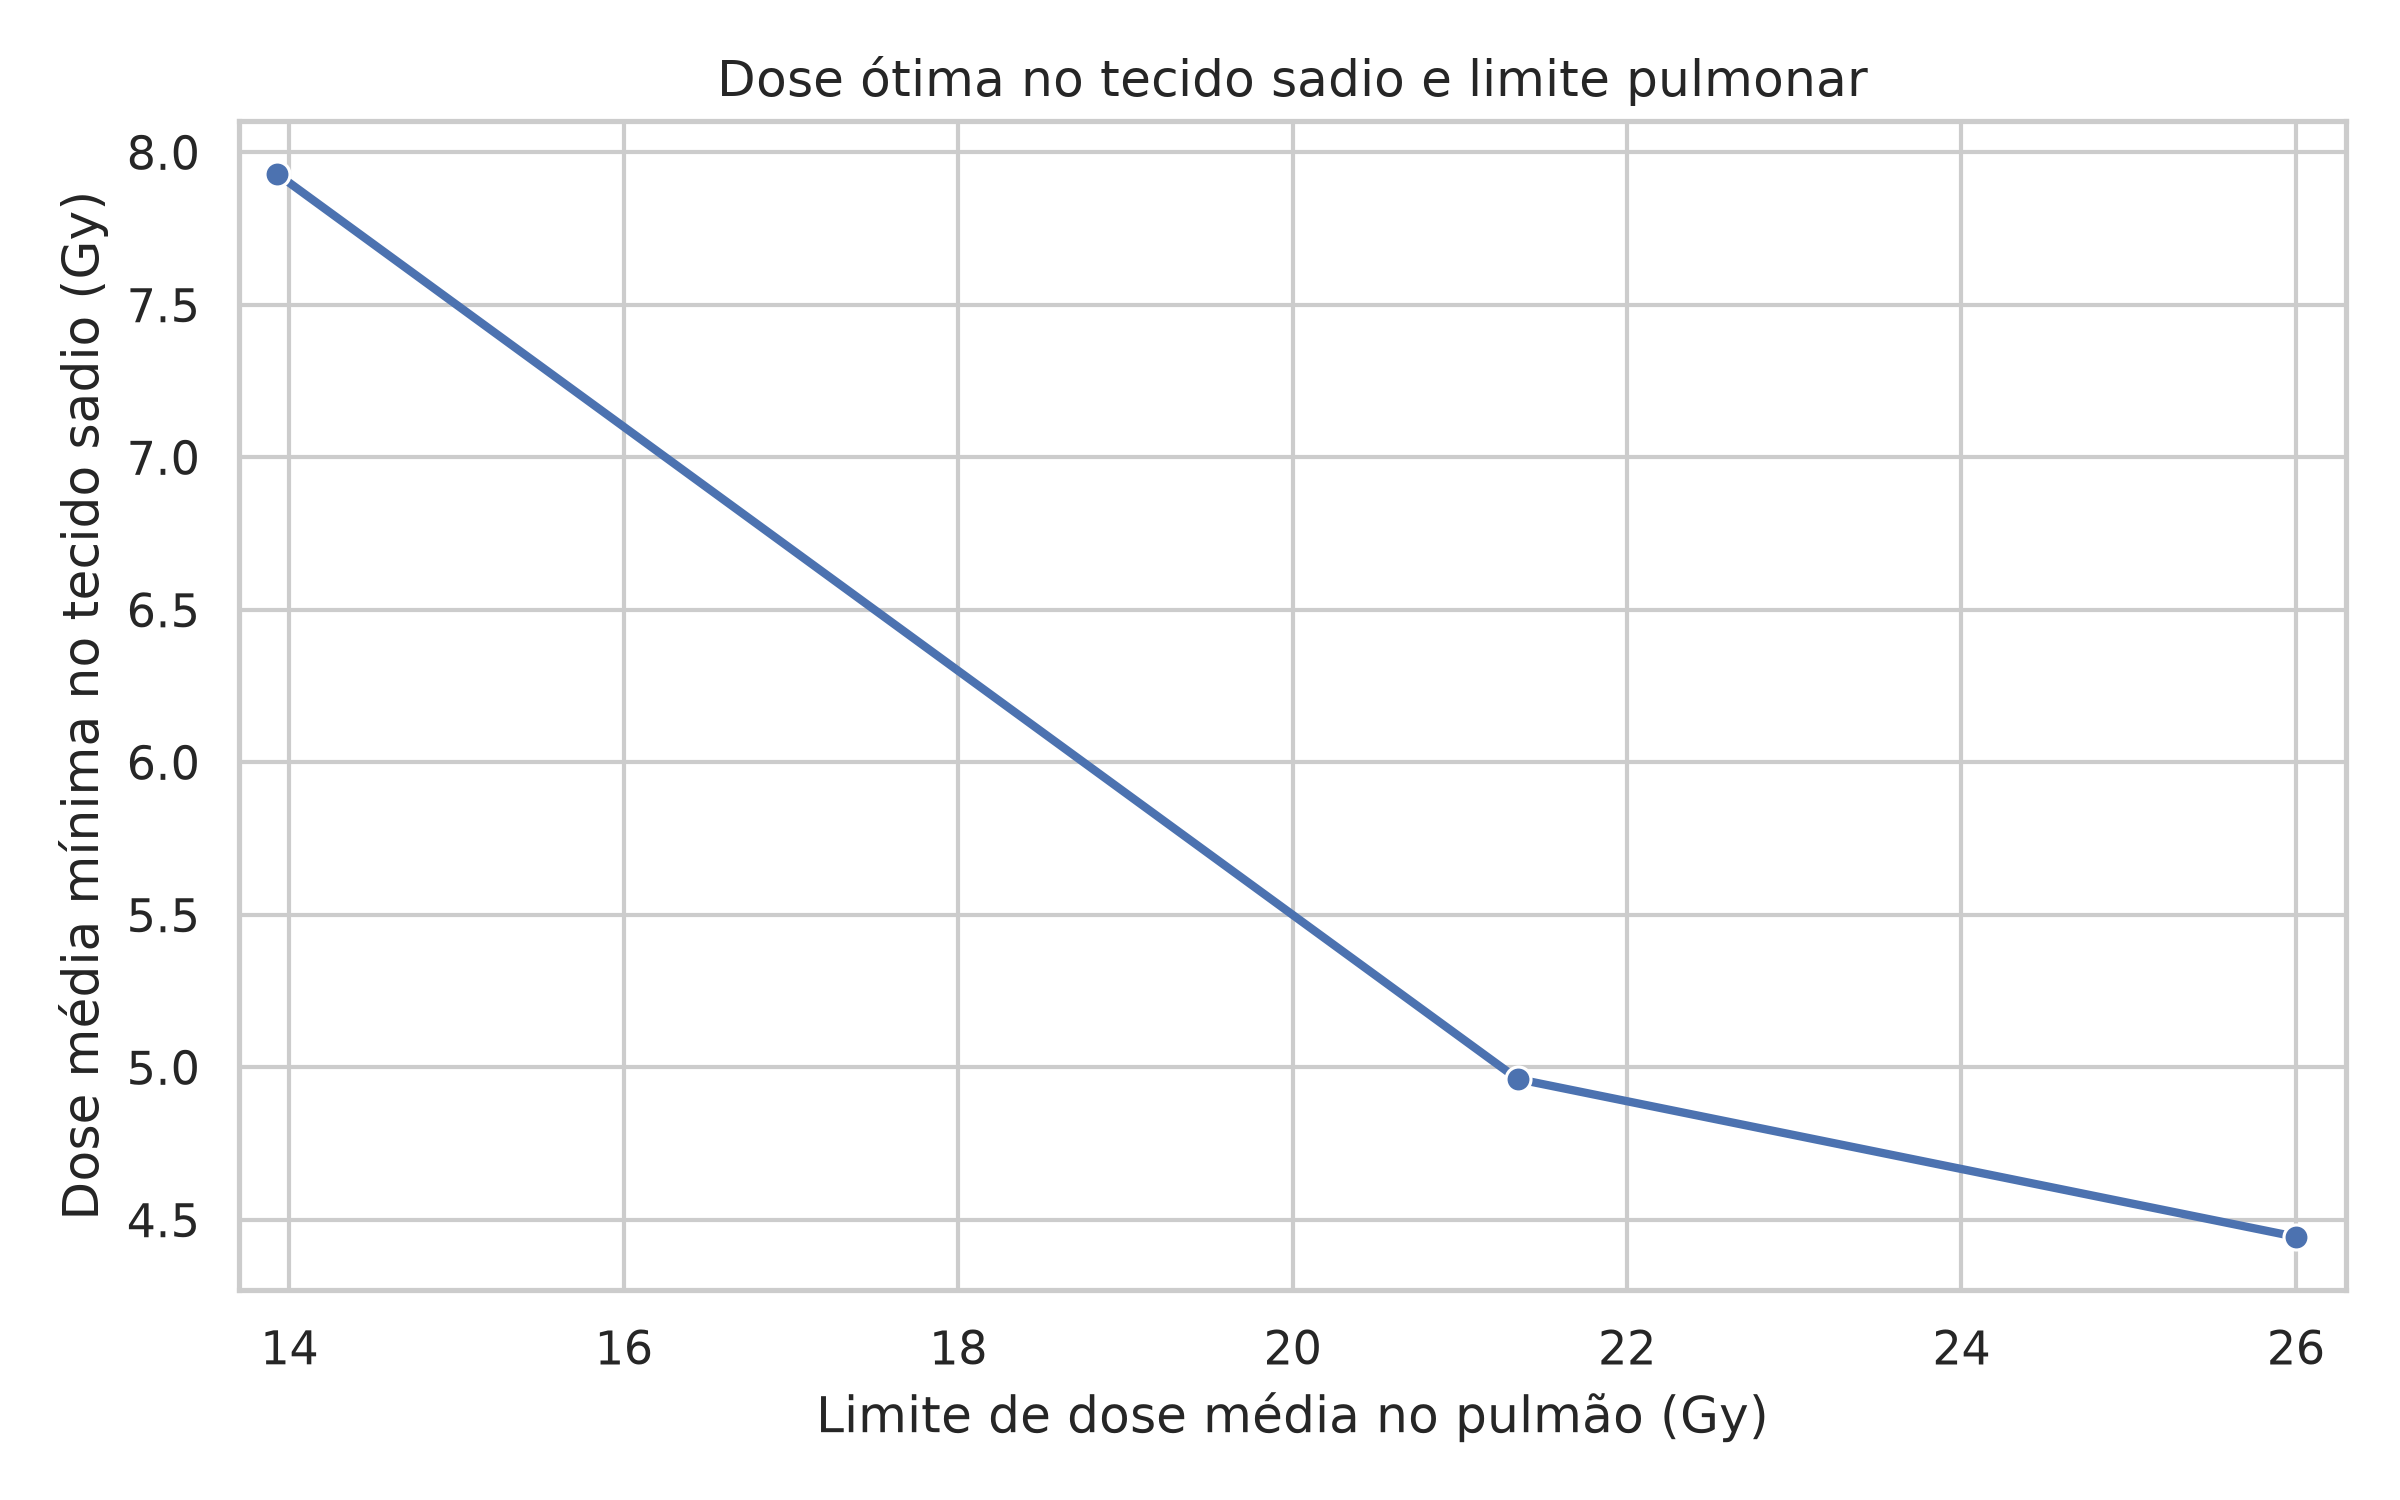

Recreate this plot in Python.
from pathlib import Path

import matplotlib

matplotlib.use("Agg")
import matplotlib.pyplot as plt
import seaborn as sns

# Dados dos relatórios do LINDO, arredondados a seis casas decimais.
# Primeiro trecho: Z = 5.50 - 0.40 * (limite - 20).
# Seus extremos são 20 - 6.071429 e 20 + 1.346154.
# A execução com limite 26 fornece Z = 4.444444.
# Seu Allowable Decrease é 4.653846: 26 - 4.653846 = 21.346154.
limites_pulmao = [13.928571, 21.346154, 26.0]
doses_sadio = [7.928571, 4.961538, 4.444444]

sns.set_theme(style="whitegrid")
fig, ax = plt.subplots(figsize=(8, 5))
sns.lineplot(x=limites_pulmao, y=doses_sadio, marker="o", linewidth=2, ax=ax)
ax.set(
    title="Dose ótima no tecido sadio e limite pulmonar",
    xlabel="Limite de dose média no pulmão (Gy)",
    ylabel="Dose média mínima no tecido sadio (Gy)",
    xlim=(13.7, 26.3),
)
fig.tight_layout()
saida = Path(__file__).with_name("grafico_tarefa5.png")
fig.savefig(saida, dpi=300)
plt.close(fig)
print(f"Gráfico salvo em: {saida}")
